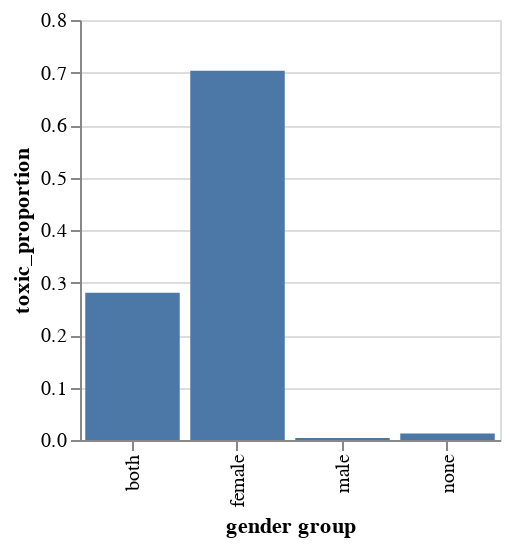

The notebook cell saved with this chart:
### Markdown cell above
#### Toxic (hate and offensive language) comments and gender

### Code cell
# df with hate and offensive comments (no comments classified as neither)

toxic = comments[comments['davidson_label'] != 2].copy()
toxic = make_groups(toxic)

# make copy so neither can be merged
toxic_copy = toxic.copy(deep = True)

display(toxic_copy)

toxic = toxic.rename(columns = {'count':'toxic_count', 'proportion':'toxic_proportion'})

# chi-square and post-hoc chi-square if necessary
toxic_chi_df = chi_square_process(toxic_copy)
display(toxic_chi_df)

# display histogram of gender groups included in toxic comments
toxic_chart = alt.Chart(toxic).mark_bar().encode(
    x = alt.X('gender:N', axis=alt.Axis(title = 'gender group')),
    y = alt.Y('toxic_proportion:Q')).properties(width = 210, height = 210)

display(toxic_chart)

### Figure 1 — Vega-Lite specification as saved in the notebook (floating-point values rounded to 4 significant figures)
{"config": {"view": {"continuousWidth": 400, "continuousHeight": 300}}, "data": {"name": "data-3612051502fdd9ad25814b3e13f6aa34"}, "mark": "bar", "encoding": {"x": {"type": "nominal", "axis": {"title": "gender group"}, "field": "gender"}, "y": {"type": "quantitative", "field": "toxic_proportion"}}, "height": 210, "width": 210, "$schema": "https://vega.github.io/schema/vega-lite/v4.8.1.json", "datasets": {"data-3612051502fdd9ad25814b3e13f6aa34": [{"gender": "both", "toxic_count": 31964, "toxic_proportion": 0.2807}, {"gender": "female", "toxic_count": 80084, "toxic_proportion": 0.7032}, {"gender": "male", "toxic_count": 423, "toxic_proportion": 0.0037}, {"gender": "none", "toxic_count": 1413, "toxic_proportion": 0.0124}]}}
